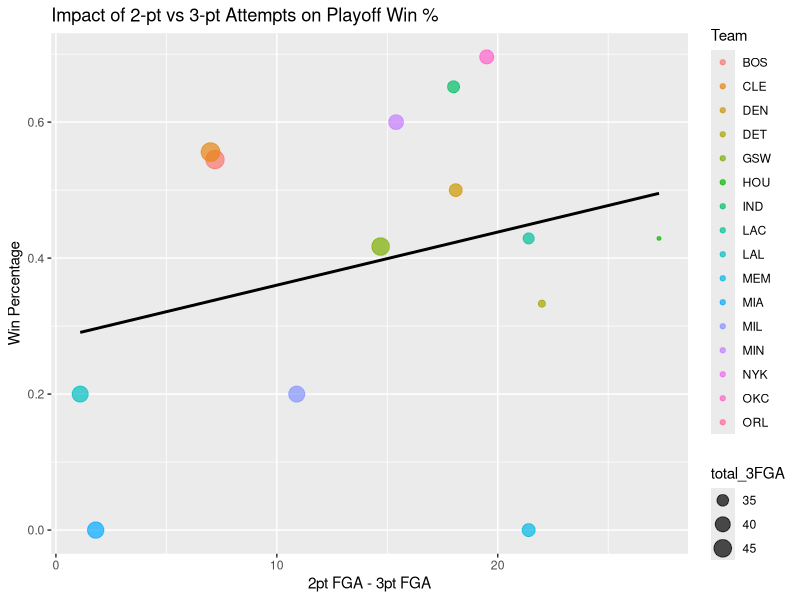

Write R code to recreate this figure.
## ---- chunk 1
knitr::opts_chunk$set(echo = TRUE)
## ---- chunk 2
library(tidyverse)
library(dplyr)
## ---- chunk 3
nba_24_25_playoff_shooting_data <- read_csv("./nba_24-25_playoff_shooting_by_zone.csv")
nba_24_25_playoff_shooting_data
## ---- chunk 4
nba_24_25_playoff_team_data <- read_csv("./nba_24-25_playoff_team_statistics.csv")
nba_24_25_playoff_team_data
## ---- chunk 5
nba_24_25_playoff_shooting_data <- nba_24_25_playoff_shooting_data %>%
  mutate(across(
    c(`Restricted Area FGM`, `Restricted Area FGA`,
      `In The Paint (Non-RA) FGM`, `In The Paint (Non-RA) FGA`,
      `Mid-Range FGM`, `Mid-Range FGA`,
      `Corner 3 FGM`, `Corner 3 FGA`,
      `Above the Break 3. FGM`, `Above the Break 3. FGA`),
    ~ as.numeric(.)
  )) %>%
  mutate(
    `3 FGM` = `Corner 3 FGM` + `Above the Break 3. FGM`,
    `3 FGA` = `Corner 3 FGA` + `Above the Break 3. FGA`,
    `3 FG%` = ifelse(`3 FGA` == 0, 0, (`3 FGM` / `3 FGA`) * 100),
    `2 FGM` = `Restricted Area FGM` + `In The Paint (Non-RA) FGM` + `Mid-Range FGM`,
    `2 FGA` = `Restricted Area FGA` + `In The Paint (Non-RA) FGA` + `Mid-Range FGA`,
    `2 FG%` = ifelse(`2 FGA` == 0, 0, (`2 FGM` / `2 FGA`) * 100)
  )

## ---- chunk 6

## ---- chunk 7
nba_summary <- nba_24_25_playoff_shooting_data %>%
  group_by(Team) %>%
  summarise(
    total_3FGA = sum(`3 FGA`),
    total_2FGA = sum(`2 FGA`)
  ) %>%
  full_join(
    nba_24_25_playoff_team_data %>% select(Team, `WIN%`),
    by = "Team"
  )

nba_summary %>%
  mutate(`3_2_pointDifference` = total_2FGA - total_3FGA) %>%
  ggplot(aes(x = `3_2_pointDifference`, y = `WIN%`, color = Team)) +
  geom_smooth(aes(group = 1), method = "lm", color = "black", se = FALSE) +
  geom_point(aes(size = total_3FGA), alpha = 0.7 ) +
  labs(
    x = "2pt FGA - 3pt FGA",
    y = "Win Percentage",
    title = "Impact of 2-pt vs 3-pt Attempts on Playoff Win %"
  )


